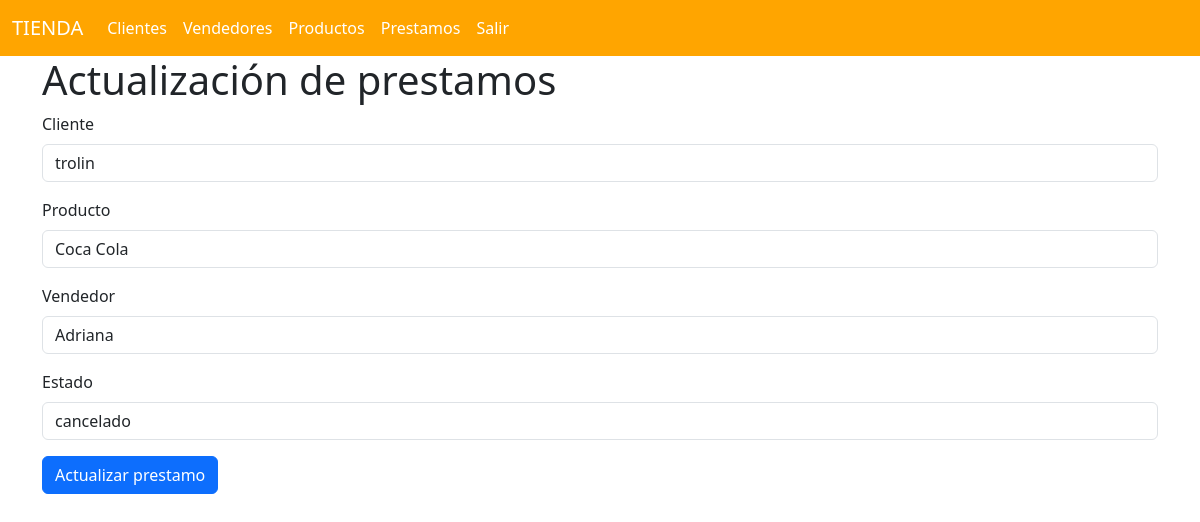
Screenshot of /prestamos/edit/1 with the database file from the repository.
### models/prestamo_model.py (models this page shows, shortened)
class Prestamo(db.Model):
    __tablename__ = "prestamos"
    id = db.Column(db.Integer, primary_key=True)
    cliente_id = db.Column(db.Integer, db.ForeignKey('cliente.id'), nullable=False)
    producto_id = db.Column(db.Integer, db.ForeignKey('productos.id'), nullable=False)
    vendedor_id = db.Column(db.Integer, db.ForeignKey('vendedores.id'), nullable=False)
    estado = db.Column(db.String(80), nullable=False)
    cliente = db.relationship('Cliente', back_populates= 'prestamos')
    producto = db.relationship('Producto', back_populates='prestamos')
    vendedor = db.relationship('Vendedor', back_populates='prestamos')
    @staticmethod
    def get_by_id(id):
        return Prestamo.query.get(id)

### models/cliente_model.py (models this page shows, shortened)
class Cliente(db.Model):
    __tablename__ = "cliente"
    id = db.Column(db.Integer, primary_key=True)
    nombre = db.Column(db.String(80), nullable=False)
    telefono = db.Column(db.String(20), nullable=True)
    prestamos = db.relationship('Prestamo', back_populates='cliente')

### models/producto_model.py (models this page shows, shortened)
class Producto(db.Model):
    __tablename__ = "productos"
    id = db.Column(db.Integer, primary_key = True)
    descripcion = db.Column(db.String(100), nullable=False)
    precio = db.Column(db.Float(3,2), nullable=False)
    obs = db.Column(db.String(100), nullable=False)
    prestamos = db.relationship('Prestamo', back_populates='producto')

### models/vendedor_model.py (models this page shows, shortened)
class Vendedor(db.Model):
    __tablename__ = "vendedores"
    id = db.Column(db.Integer, primary_key=True)
    nombre = db.Column(db.String(80), nullable = False)
    contrasenia = db.Column(db.String(80), nullable = False)
    telefono = db.Column(db.String(20), nullable = False)
    prestamos = db.relationship('Prestamo', back_populates='vendedor')

### controllers/prestamo_controller.py (the view, shortened to what this page needs)
@prestamo_bp.route("/edit/<int:id>", methods = ['GET', 'POST'])
def edit(id):
    prestamo = Prestamo.get_by_id(id)
    clientes = Cliente.query.all()
    productos = Producto.query.all()
    vendedores = Vendedor.query.all()
    return prestamo_view.edit(prestamo, clientes, productos, vendedores)

### views/prestamo_view.py (called while the page is built)
def edit(prestamo, clientes, productos, vendedores):
    return render_template('prestamos/edit.html', prestamo=prestamo, clientes=clientes, productos=productos, vendedores=vendedores)

### templates/prestamos/edit.html (shortened to what this page needs)
{% extends 'base.html' %}
{% block content %}
<h1>Actualización de prestamos</h1>
<form action="{{url_for('prestamo.edit', id=prestamo.id)}}" method="POST">
    <div class="mb-3">
        <label for="" class="form-label">Cliente</label>
        <select name="cliente_id" class="form-control" required>
            {% for cliente in clientes %}
                <option value="{{cliente.id}}" {% if cliente.id == prestamo.cliente_id  %} selected {% endif %}>{{cliente.nombre}}</option>
            {% endfor %}
        </select>
    </div>
    <div class="mb-3">
        <label for="" class="form-label">Producto</label>
        <select name="producto_id" class="form-control" required>
            {% for producto in productos %}
                <option value="{{producto.id}}" {% if producto.id == prestamo.producto_id  %} selected {% endif %}>{{producto.descripcion}}</option>
            {% endfor %}
        </select>
    </div>
    <div class="mb-3">
        <label for="" class="form-label">Vendedor</label>
        <select name="vendedor_id" class="form-control" required>
            {% for vendedor in vendedores %}
                <option value="{{vendedor.id}}" {% if vendedor.id == prestamo.vendedor_id  %} selected {% endif %}>{{vendedor.nombre}}</option>
            {% endfor %}
        </select>
    </div>
    <div class="mb-3">
        <label for="" class="form-label">Estado</label>
        <input type="text" class="form-control" name="estado" value="{{prestamo.estado}}" required>
    </div>
    <button type="submit" class="btn btn-primary">Actualizar prestamo</button>
</form>
{% endblock %}

### rows the page displays
Prestamo: cliente_id "trolin", producto_id "Coca Cola", vendedor_id "Adriana", estado "cancelado"
